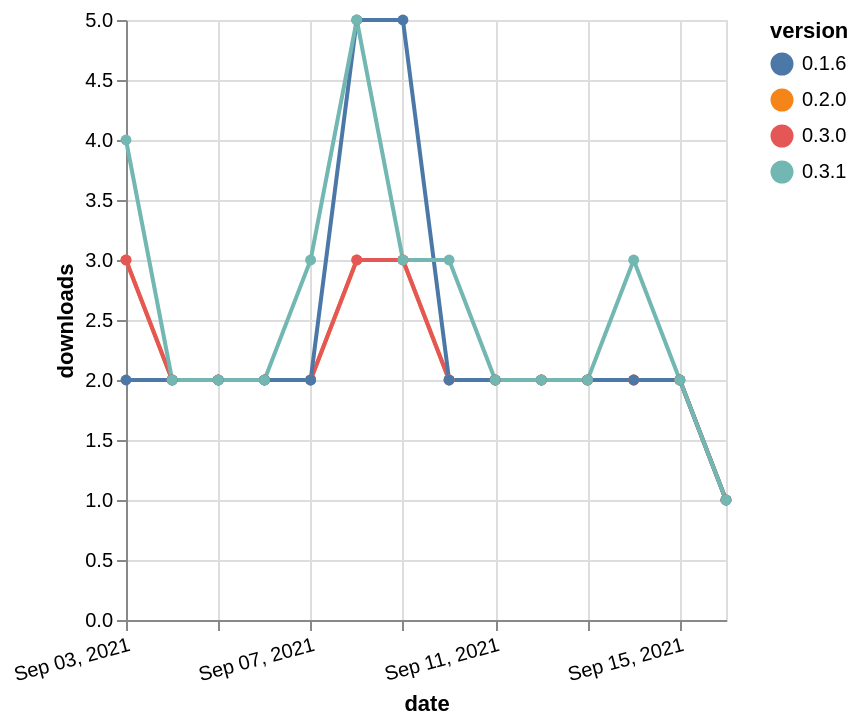

Express this chart as Vega-Lite.
### Vega-Lite specification from a JSON file in a GitHub repository (floating-point values rounded to 4 significant figures)
{"$schema": "https://vega.github.io/schema/vega-lite/v5.json", "description": "A simple bar chart with embedded data.", "data": {"values": [{"date": "2021-09-03", "total": 293, "delta": 3, "version": "0.2.0"}, {"date": "2021-09-04", "total": 295, "delta": 2, "version": "0.2.0"}, {"date": "2021-09-05", "total": 297, "delta": 2, "version": "0.2.0"}, {"date": "2021-09-06", "total": 299, "delta": 2, "version": "0.2.0"}, {"date": "2021-09-07", "total": 301, "delta": 2, "version": "0.2.0"}, {"date": "2021-09-08", "total": 304, "delta": 3, "version": "0.2.0"}, {"date": "2021-09-09", "total": 307, "delta": 3, "version": "0.2.0"}, {"date": "2021-09-10", "total": 309, "delta": 2, "version": "0.2.0"}, {"date": "2021-09-11", "total": 311, "delta": 2, "version": "0.2.0"}, {"date": "2021-09-12", "total": 313, "delta": 2, "version": "0.2.0"}, {"date": "2021-09-13", "total": 315, "delta": 2, "version": "0.2.0"}, {"date": "2021-09-14", "total": 317, "delta": 2, "version": "0.2.0"}, {"date": "2021-09-15", "total": 319, "delta": 2, "version": "0.2.0"}, {"date": "2021-09-16", "total": 320, "delta": 1, "version": "0.2.0"}, {"date": "2021-09-03", "total": 90, "delta": 3, "version": "0.3.0"}, {"date": "2021-09-04", "total": 92, "delta": 2, "version": "0.3.0"}, {"date": "2021-09-05", "total": 94, "delta": 2, "version": "0.3.0"}, {"date": "2021-09-06", "total": 96, "delta": 2, "version": "0.3.0"}, {"date": "2021-09-07", "total": 98, "delta": 2, "version": "0.3.0"}, {"date": "2021-09-08", "total": 101, "delta": 3, "version": "0.3.0"}, {"date": "2021-09-09", "total": 104, "delta": 3, "version": "0.3.0"}, {"date": "2021-09-10", "total": 106, "delta": 2, "version": "0.3.0"}, {"date": "2021-09-11", "total": 108, "delta": 2, "version": "0.3.0"}, {"date": "2021-09-12", "total": 110, "delta": 2, "version": "0.3.0"}, {"date": "2021-09-13", "total": 112, "delta": 2, "version": "0.3.0"}, {"date": "2021-09-14", "total": 114, "delta": 2, "version": "0.3.0"}, {"date": "2021-09-15", "total": 116, "delta": 2, "version": "0.3.0"}, {"date": "2021-09-16", "total": 117, "delta": 1, "version": "0.3.0"}, {"date": "2021-09-03", "total": 563, "delta": 2, "version": "0.1.6"}, {"date": "2021-09-04", "total": 565, "delta": 2, "version": "0.1.6"}, {"date": "2021-09-05", "total": 567, "delta": 2, "version": "0.1.6"}, {"date": "2021-09-06", "total": 569, "delta": 2, "version": "0.1.6"}, {"date": "2021-09-07", "total": 571, "delta": 2, "version": "0.1.6"}, {"date": "2021-09-08", "total": 576, "delta": 5, "version": "0.1.6"}, {"date": "2021-09-09", "total": 581, "delta": 5, "version": "0.1.6"}, {"date": "2021-09-10", "total": 583, "delta": 2, "version": "0.1.6"}, {"date": "2021-09-11", "total": 585, "delta": 2, "version": "0.1.6"}, {"date": "2021-09-12", "total": 587, "delta": 2, "version": "0.1.6"}, {"date": "2021-09-13", "total": 589, "delta": 2, "version": "0.1.6"}, {"date": "2021-09-14", "total": 591, "delta": 2, "version": "0.1.6"}, {"date": "2021-09-15", "total": 593, "delta": 2, "version": "0.1.6"}, {"date": "2021-09-16", "total": 594, "delta": 1, "version": "0.1.6"}, {"date": "2021-09-03", "total": 95, "delta": 4, "version": "0.3.1"}, {"date": "2021-09-04", "total": 97, "delta": 2, "version": "0.3.1"}, {"date": "2021-09-05", "total": 99, "delta": 2, "version": "0.3.1"}, {"date": "2021-09-06", "total": 101, "delta": 2, "version": "0.3.1"}, {"date": "2021-09-07", "total": 104, "delta": 3, "version": "0.3.1"}, {"date": "2021-09-08", "total": 109, "delta": 5, "version": "0.3.1"}, {"date": "2021-09-09", "total": 112, "delta": 3, "version": "0.3.1"}, {"date": "2021-09-10", "total": 115, "delta": 3, "version": "0.3.1"}, {"date": "2021-09-11", "total": 117, "delta": 2, "version": "0.3.1"}, {"date": "2021-09-12", "total": 119, "delta": 2, "version": "0.3.1"}, {"date": "2021-09-13", "total": 121, "delta": 2, "version": "0.3.1"}, {"date": "2021-09-14", "total": 124, "delta": 3, "version": "0.3.1"}, {"date": "2021-09-15", "total": 126, "delta": 2, "version": "0.3.1"}, {"date": "2021-09-16", "total": 127, "delta": 1, "version": "0.3.1"}]}, "width": "container", "mark": {"type": "line", "point": {"filled": true}}, "encoding": {"x": {"field": "date", "type": "temporal", "timeUnit": "yearmonthdate", "title": "date", "axis": {"labelAngle": -15}}, "y": {"field": "delta", "type": "quantitative", "title": "downloads"}, "color": {"field": "version", "type": "nominal"}, "tooltip": {"field": "delta"}}}
